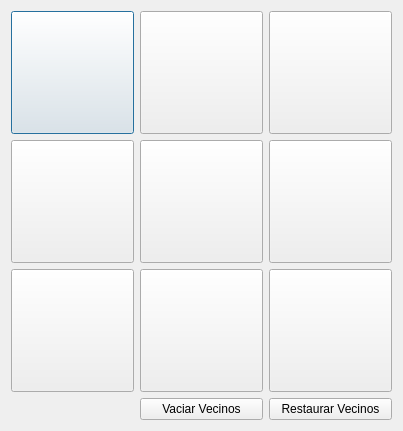
<?xml version="1.0" encoding="UTF-8"?>
<ui version="4.0">
 <class>NBSelector</class>
 <widget class="QDialog" name="NBSelector">
  <property name="geometry">
   <rect>
    <x>0</x>
    <y>0</y>
    <width>400</width>
    <height>428</height>
   </rect>
  </property>
  <property name="sizePolicy">
   <sizepolicy hsizetype="Preferred" vsizetype="Preferred">
    <horstretch>0</horstretch>
    <verstretch>0</verstretch>
   </sizepolicy>
  </property>
  <property name="maximumSize">
   <size>
    <width>400</width>
    <height>430</height>
   </size>
  </property>
  <property name="windowTitle">
   <string>Selector de vecinos</string>
  </property>
  <layout class="QGridLayout" name="gridLayout">
   <item row="0" column="0">
    <widget class="QPushButton" name="NUL">
     <property name="sizePolicy">
      <sizepolicy hsizetype="Minimum" vsizetype="Minimum">
       <horstretch>0</horstretch>
       <verstretch>0</verstretch>
      </sizepolicy>
     </property>
     <property name="minimumSize">
      <size>
       <width>123</width>
       <height>123</height>
      </size>
     </property>
     <property name="maximumSize">
      <size>
       <width>16777215</width>
       <height>16777215</height>
      </size>
     </property>
     <property name="styleSheet">
      <string notr="true">QPushButton {
    border: 2px solid  #33334D;
    border-radius: 6px;
}
QPushButton:hover:!pressed
{
  border: 2px solid #8080a0;
}R</string>
     </property>
     <property name="text">
      <string/>
     </property>
     <property name="iconSize">
      <size>
       <width>115</width>
       <height>115</height>
      </size>
     </property>
     <property name="default">
      <bool>false</bool>
     </property>
     <property name="flat">
      <bool>false</bool>
     </property>
    </widget>
   </item>
   <item row="0" column="1">
    <widget class="QPushButton" name="NUM">
     <property name="sizePolicy">
      <sizepolicy hsizetype="Minimum" vsizetype="Minimum">
       <horstretch>0</horstretch>
       <verstretch>0</verstretch>
      </sizepolicy>
     </property>
     <property name="minimumSize">
      <size>
       <width>123</width>
       <height>123</height>
      </size>
     </property>
     <property name="maximumSize">
      <size>
       <width>16777215</width>
       <height>16777215</height>
      </size>
     </property>
     <property name="styleSheet">
      <string notr="true">QPushButton {
    border: 2px solid  #33334D;
    border-radius: 6px;
}
QPushButton:hover:!pressed
{
  border: 2px solid #8080a0;
}R</string>
     </property>
     <property name="text">
      <string/>
     </property>
     <property name="iconSize">
      <size>
       <width>115</width>
       <height>115</height>
      </size>
     </property>
     <property name="default">
      <bool>false</bool>
     </property>
     <property name="flat">
      <bool>false</bool>
     </property>
    </widget>
   </item>
   <item row="0" column="2">
    <widget class="QPushButton" name="NUR">
     <property name="sizePolicy">
      <sizepolicy hsizetype="Minimum" vsizetype="Minimum">
       <horstretch>0</horstretch>
       <verstretch>0</verstretch>
      </sizepolicy>
     </property>
     <property name="minimumSize">
      <size>
       <width>123</width>
       <height>123</height>
      </size>
     </property>
     <property name="maximumSize">
      <size>
       <width>16777215</width>
       <height>16777215</height>
      </size>
     </property>
     <property name="styleSheet">
      <string notr="true">QPushButton {
    border: 2px solid  #33334D;
    border-radius: 6px;
}
QPushButton:hover:!pressed
{
  border: 2px solid #8080a0;
}R</string>
     </property>
     <property name="text">
      <string/>
     </property>
     <property name="iconSize">
      <size>
       <width>115</width>
       <height>115</height>
      </size>
     </property>
     <property name="default">
      <bool>false</bool>
     </property>
     <property name="flat">
      <bool>false</bool>
     </property>
    </widget>
   </item>
   <item row="1" column="0">
    <widget class="QPushButton" name="NML">
     <property name="sizePolicy">
      <sizepolicy hsizetype="Minimum" vsizetype="Minimum">
       <horstretch>0</horstretch>
       <verstretch>0</verstretch>
      </sizepolicy>
     </property>
     <property name="minimumSize">
      <size>
       <width>123</width>
       <height>123</height>
      </size>
     </property>
     <property name="maximumSize">
      <size>
       <width>16777215</width>
       <height>16777215</height>
      </size>
     </property>
     <property name="styleSheet">
      <string notr="true">QPushButton {
    border: 2px solid  #33334D;
    border-radius: 6px;
}
QPushButton:hover:!pressed
{
  border: 2px solid #8080a0;
}R</string>
     </property>
     <property name="text">
      <string/>
     </property>
     <property name="iconSize">
      <size>
       <width>115</width>
       <height>115</height>
      </size>
     </property>
     <property name="default">
      <bool>false</bool>
     </property>
     <property name="flat">
      <bool>false</bool>
     </property>
    </widget>
   </item>
   <item row="1" column="1">
    <widget class="QPushButton" name="NMM">
     <property name="sizePolicy">
      <sizepolicy hsizetype="Minimum" vsizetype="Minimum">
       <horstretch>0</horstretch>
       <verstretch>0</verstretch>
      </sizepolicy>
     </property>
     <property name="minimumSize">
      <size>
       <width>123</width>
       <height>123</height>
      </size>
     </property>
     <property name="maximumSize">
      <size>
       <width>16777215</width>
       <height>16777215</height>
      </size>
     </property>
     <property name="styleSheet">
      <string notr="true">QPushButton {
    border: 2px solid  #33334D;
    border-radius: 6px;
}
QPushButton:hover:!pressed
{
  border: 2px solid #8080a0;
}R</string>
     </property>
     <property name="text">
      <string/>
     </property>
     <property name="iconSize">
      <size>
       <width>115</width>
       <height>115</height>
      </size>
     </property>
     <property name="default">
      <bool>false</bool>
     </property>
     <property name="flat">
      <bool>false</bool>
     </property>
    </widget>
   </item>
   <item row="1" column="2">
    <widget class="QPushButton" name="NMR">
     <property name="sizePolicy">
      <sizepolicy hsizetype="Minimum" vsizetype="Minimum">
       <horstretch>0</horstretch>
       <verstretch>0</verstretch>
      </sizepolicy>
     </property>
     <property name="minimumSize">
      <size>
       <width>123</width>
       <height>123</height>
      </size>
     </property>
     <property name="maximumSize">
      <size>
       <width>16777215</width>
       <height>16777215</height>
      </size>
     </property>
     <property name="styleSheet">
      <string notr="true">QPushButton {
    border: 2px solid  #33334D;
    border-radius: 6px;
}
QPushButton:hover:!pressed
{
  border: 2px solid #8080a0;
}R</string>
     </property>
     <property name="text">
      <string/>
     </property>
     <property name="iconSize">
      <size>
       <width>115</width>
       <height>115</height>
      </size>
     </property>
     <property name="default">
      <bool>false</bool>
     </property>
     <property name="flat">
      <bool>false</bool>
     </property>
    </widget>
   </item>
   <item row="2" column="0">
    <widget class="QPushButton" name="NBL">
     <property name="sizePolicy">
      <sizepolicy hsizetype="Minimum" vsizetype="Minimum">
       <horstretch>0</horstretch>
       <verstretch>0</verstretch>
      </sizepolicy>
     </property>
     <property name="minimumSize">
      <size>
       <width>123</width>
       <height>123</height>
      </size>
     </property>
     <property name="maximumSize">
      <size>
       <width>16777215</width>
       <height>16777215</height>
      </size>
     </property>
     <property name="styleSheet">
      <string notr="true">QPushButton {
    border: 2px solid  #33334D;
    border-radius: 6px;
}
QPushButton:hover:!pressed
{
  border: 2px solid #8080a0;
}R</string>
     </property>
     <property name="text">
      <string/>
     </property>
     <property name="iconSize">
      <size>
       <width>115</width>
       <height>115</height>
      </size>
     </property>
     <property name="default">
      <bool>false</bool>
     </property>
     <property name="flat">
      <bool>false</bool>
     </property>
    </widget>
   </item>
   <item row="2" column="1">
    <widget class="QPushButton" name="NBM">
     <property name="sizePolicy">
      <sizepolicy hsizetype="Minimum" vsizetype="Minimum">
       <horstretch>0</horstretch>
       <verstretch>0</verstretch>
      </sizepolicy>
     </property>
     <property name="minimumSize">
      <size>
       <width>123</width>
       <height>123</height>
      </size>
     </property>
     <property name="maximumSize">
      <size>
       <width>16777215</width>
       <height>16777215</height>
      </size>
     </property>
     <property name="styleSheet">
      <string notr="true">QPushButton {
    border: 2px solid  #33334D;
    border-radius: 6px;
}
QPushButton:hover:!pressed
{
  border: 2px solid #8080a0;
}R</string>
     </property>
     <property name="text">
      <string/>
     </property>
     <property name="iconSize">
      <size>
       <width>115</width>
       <height>115</height>
      </size>
     </property>
     <property name="default">
      <bool>false</bool>
     </property>
     <property name="flat">
      <bool>false</bool>
     </property>
    </widget>
   </item>
   <item row="2" column="2">
    <widget class="QPushButton" name="NBR">
     <property name="sizePolicy">
      <sizepolicy hsizetype="Minimum" vsizetype="Minimum">
       <horstretch>0</horstretch>
       <verstretch>0</verstretch>
      </sizepolicy>
     </property>
     <property name="minimumSize">
      <size>
       <width>123</width>
       <height>123</height>
      </size>
     </property>
     <property name="maximumSize">
      <size>
       <width>16777215</width>
       <height>16777215</height>
      </size>
     </property>
     <property name="styleSheet">
      <string notr="true">QPushButton {
    border: 2px solid  #33334D;
    border-radius: 6px;
}
QPushButton:hover:!pressed
{
  border: 2px solid #8080a0;
}R</string>
     </property>
     <property name="text">
      <string/>
     </property>
     <property name="iconSize">
      <size>
       <width>115</width>
       <height>115</height>
      </size>
     </property>
     <property name="default">
      <bool>false</bool>
     </property>
     <property name="flat">
      <bool>false</bool>
     </property>
    </widget>
   </item>
   <item row="3" column="2">
    <widget class="QPushButton" name="pushButtonResetNeighbours">
     <property name="text">
      <string>Restaurar Vecinos</string>
     </property>
    </widget>
   </item>
   <item row="3" column="1">
    <widget class="QPushButton" name="pushButton">
     <property name="text">
      <string>Vaciar Vecinos</string>
     </property>
    </widget>
   </item>
  </layout>
 </widget>
 <resources/>
 <connections/>
</ui>
